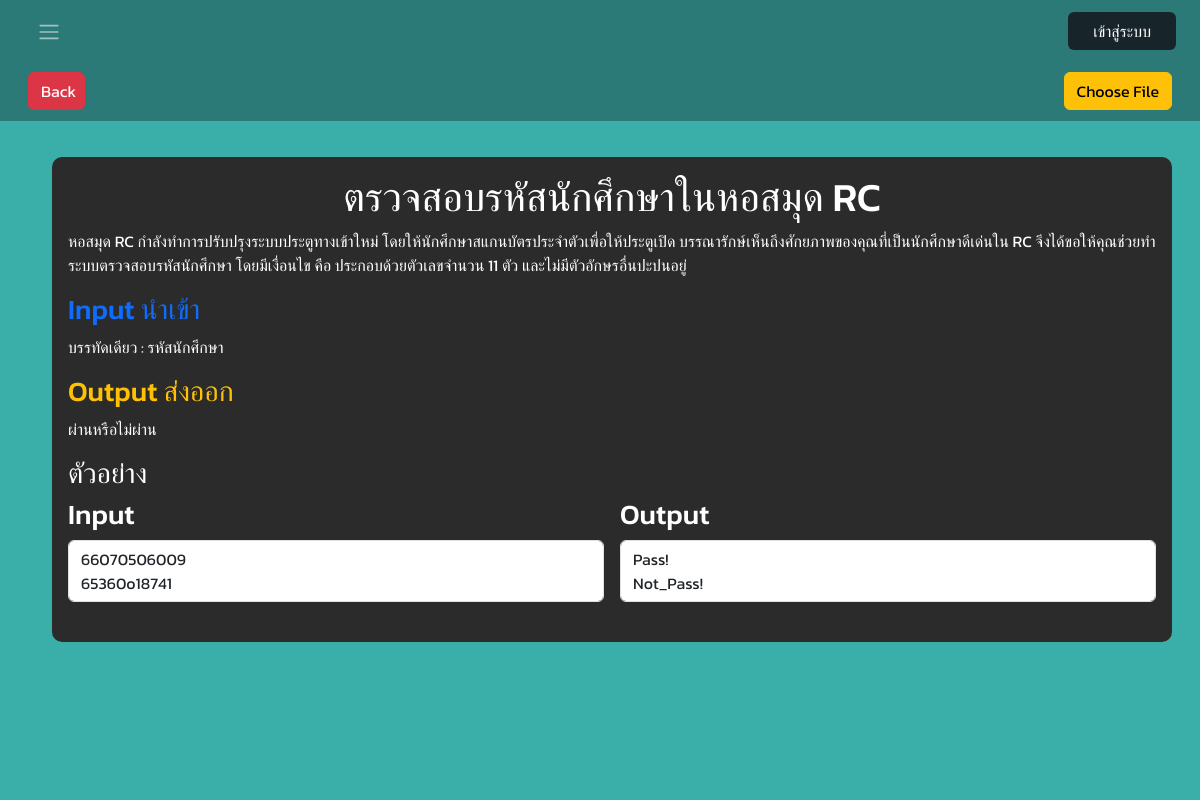
Page /quiz/001/ on the committed database.
### app/models.py (models this page shows)
class Problem(models.Model):
    EASY = 'easy'
    MEDIUM = 'medium'
    HARD = 'hard'
    CATEGORY_CHOICES = [
        (EASY, 'Easy'),
        (MEDIUM, 'Medium'),
        (HARD, 'Hard'),
    ]
    id = models.CharField(max_length=3, primary_key=True)
    title = models.CharField(max_length=100)
    description = models.TextField()
    category = models.CharField(max_length=10, choices=CATEGORY_CHOICES)
    status = models.CharField(max_length=20, default='ไม่ผ่าน')
    inp = models.CharField(max_length=255)
    outp = models.CharField(max_length=255)
    inp_ex = models.CharField(max_length=255)
    outp_ex = models.CharField(max_length=255)

### app/views.py (the view)
# urls.py: path('quiz/<str:problem_id>/', views.quiz, name='quiz'),
def quiz(request, problem_id):
    problem = get_object_or_404(Problem, id=problem_id)
    title = problem.title
    description = problem.description
    inp = problem.inp
    outp = problem.outp.replace(' ', '\n')
    inp_ex = problem.inp_ex.replace(' ', '\n')
    outp_ex = problem.outp_ex.replace(' ', '\n')
    return render(request, "quiz.html", {'title': title, 'description': description, 'input':inp, 'output':outp, 'input_ex': inp_ex , 'output_ex': outp_ex, 'problem_id': problem_id})

### app/templates/quiz.html (shortened to what this page needs)
{% extends "base.html" %}
{% load static %}
{% block content %}
<form id="uploadForm" action="{% url 'upload_python_file' %}" method="post" enctype="multipart/form-data">
    <div class="container-fluid nav-container">
        <div class="d-flex align-items-center justify-content-between h-100 px-3">
            <button class="btn btn-danger back-button">
                <a href="/list">Back</a>
            </button>
            <label for="fileInput" class="btn btn-warning">Choose File</label>
        </div>
    </div>
</form>
    <div class="container-fluid ide-container" style="height:100%;
    overflow-y: auto;">
        <div class="m-3 d-flex" >
            <div class="d-flex flex-column ps-4 w-100">
                <div class="question p-3 text-white">
                    <h1 class="hero-text text-center">{{ title }}</h1>
                    <p>
                        {{ description }}
                    </p>
                    <h3 class="text-primary">Input นำเข้า</h3>
                    <p>{{ input }}</p>
                    <h3 class="text-warning">Output ส่งออก</h3>
                    <p>{{ output }}</p>
                    <h3>ตัวอย่าง</h3>
                    <div class="testcase">
                        <div class="input-output d-flex">
                            <div class="input-textarea me-3">
                                <h3 for="codearea">Input</h3>
                                <box class="form-control" id="codearea" name="codearea" rows="5" style="white-space: pre-line;" disabled>{{ input_ex|linebreaksbr|safe }}</box>
                            </div>
                            <div class="output-textarea">
                                <h3 for="Output">Output</h3>
                                <box   class="form-control" id="Output" name="output" rows="5" style="white-space: pre-line;" disabled>{{ output_ex|linebreaksbr|safe }}</box>
                            </div>
                        </div>
                        <br>
                    </div>
                </div>
            </div>
        </div>
    </div>
{% endblock %}

### app/static/style.css (style rules this page uses)
:root { --background-color: #2B7A77; --secondary-background-color: rgb(58,175,169); --dark-background-color: #17242A; --text-color: #DEF2F1; }
* { box-sizing: border-box; scroll-behavior: smooth; }
body { margin:0; padding:0; font-family: 'Kanit', sans-serif; }
a { cursor: pointer; text-decoration: none; }

### app/static/list.css (style rules this page uses)
:root { --background-color: #2B7A77; --secondary-background-color: rgb(58,175,169); --dark-background-color: #17242A; --text-color: #DEF2F1; }

### app/static/ide.css (style rules this page uses)
:root { --background-color: #2B7A77; --secondary-background-color: rgb(58,175,169); --dark-background-color: #17242A; --text-color: #DEF2F1; }
* { box-sizing: border-box; scroll-behavior: smooth; }
body { margin:0; padding:0; font-family: 'Kanit', sans-serif; }
.nav-container { background-color: var(--background-color); height: 60px; }
a { cursor: pointer; text-decoration: none; }
.ide-container { background-color: var(--secondary-background-color); padding-top: 20px; padding-bottom: 20px; height: 90vh; }
.question { background-color: #2B2B2B; border-radius: 10px; }
.back-button a { text-decoration: none; color: white; }
.back-button { width: 5%; }
.hero-text { text-shadow: 1px; }
.input-textarea , .output-textarea { width: 125%; }

### rows in the picture
Problem: title "ตรวจสอบรหัสนักศึกษาในหอสมุด RC", description "หอสมุด RC กำลังทำการปรับปรุงระบบประตูทางเข้าใหม่ โดยให้นักศึกษาสแกนบัตรประจำตัวเพื่อให้ประตูเปิด บรรณารักษ์เห็นถึงศักยภาพของคุณที่เป็นนักศึกษาดีเด่นใน RC จึงได้ขอให้คุณช่วยทำระบบตรวจสอบรหัสนักศึกษา โดยมีเงื่อนไข คือ ประกอบด้วยตัวเลขจำนวน 11 ตัว และไม่มีตัวอักษรอื่นปะปนอยู่", inp "บรรทัดเดียว : รหัสนักศึกษา", outp "ผ่านหรือไม่ผ่าน"

### other values in the picture
{{ input_ex|linebreaksbr|safe }} "66070506009 65360o18741"
{{ output_ex|linebreaksbr|safe }} "Pass! Not_Pass!"
